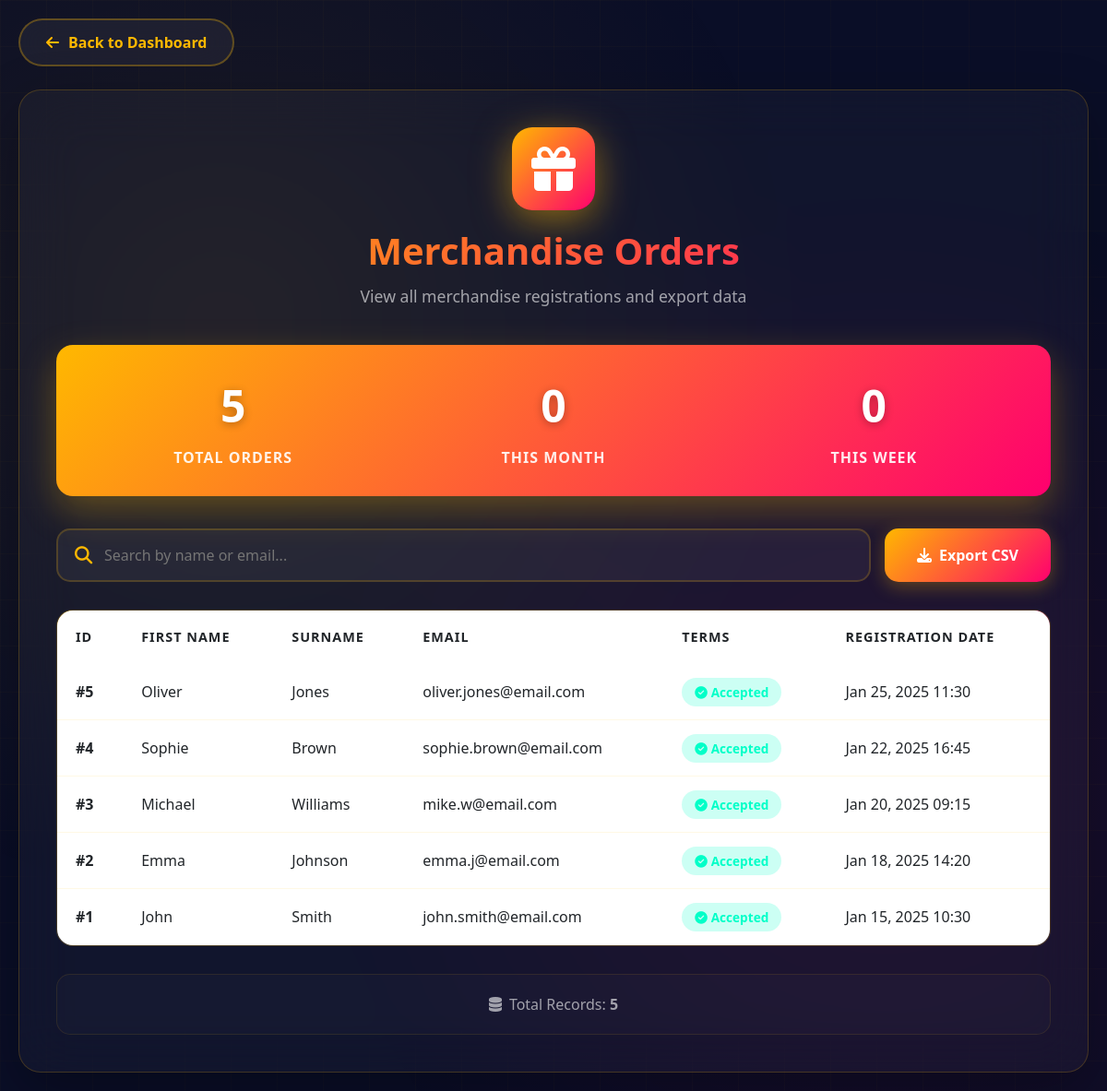
The app's page /view_merchandise.php (signed in) with its own data.
### tables this page shows
CREATE TABLE `merchandise` (
  `id` int(11) NOT NULL AUTO_INCREMENT,
  `firstname` varchar(50) NOT NULL,
  `surname` varchar(50) NOT NULL,
  `email` varchar(100) NOT NULL,
  `phone` varchar(20) DEFAULT NULL,
  `address` text,
  `city` varchar(50) DEFAULT NULL,
  `postal_code` varchar(20) DEFAULT NULL,
  `country` varchar(50) DEFAULT 'UK',
  `terms` tinyint(1) NOT NULL DEFAULT 0,
  `newsletter` tinyint(1) DEFAULT 0,
  `order_status` enum('pending','processing','shipped','delivered','cancelled') DEFAULT 'pending',
  `order_total` decimal(10,2) DEFAULT 0.00,
  `registered_at` timestamp NOT NULL DEFAULT CURRENT_TIMESTAMP,
  `updated_at` timestamp NOT NULL DEFAULT CURRENT_TIMESTAMP ON UPDATE CURRENT_TIMESTAMP,
  PRIMARY KEY (`id`),
  KEY `idx_email` (`email`),
  KEY `idx_status` (`order_status`),
  KEY `idx_registered` (`registered_at`)
);

### view_merchandise.php (the view, shortened to what this page needs)
<!DOCTYPE html>
<html lang="en">
<head>
    <link href="https://cdn.jsdelivr.net/npm/bootstrap@5.3.0/dist/css/bootstrap.min.css" rel="stylesheet">
    <link rel="stylesheet" href="https://cdnjs.cloudflare.com/ajax/libs/font-awesome/6.4.0/css/all.min.css">
</head>
<body>
    <div class="animated-bg"></div>
    <div class="grid-overlay"></div>
    <div class="main-container">
        <a href="admin_menu.php" class="btn-back">
            <i class="fas fa-arrow-left"></i>
            Back to Dashboard
        </a>
        <div class="page-card">
            <div class="page-header">
                <div class="header-icon">
                    <i class="fas fa-gift"></i>
                </div>
                <h1>Merchandise Orders</h1>
                <p>View all merchandise registrations and export data</p>
            </div>
            <?php
            include 'dbconnect.php';
            try {
                $conn = new PDO("mysql:host=$servername;dbname=$database", $username, $password);
                $conn->setAttribute(PDO::ATTR_ERRMODE, PDO::ERRMODE_EXCEPTION);
                $sql = "SELECT COUNT(*) as total FROM merchandise";
                $stmt = $conn->prepare($sql);
                $stmt->execute();
                $count = $stmt->fetch(PDO::FETCH_ASSOC);
                $sql = "SELECT * FROM merchandise ORDER BY registered_at DESC";
                $stmt = $conn->prepare($sql);
                $stmt->execute();
                $results = $stmt->fetchAll(PDO::FETCH_ASSOC);
                $totalRegistrations = $count['total'];
                $thisMonth = 0;
                $thisWeek = 0;
                echo '<div class="stats-row">
                        <div class="row">
                            <div class="col-md-4">
                                <div class="stat-box">
                                    <div class="stat-number">' . $totalRegistrations . '</div>
                                    <div class="stat-label">Total Orders</div>
                                </div>
                            </div>
                            <div class="col-md-4">
                                <div class="stat-box">
                                    <div class="stat-number">' . $thisMonth . '</div>
                                    <div class="stat-label">This Month</div>
                                </div>
                            </div>
                            <div class="col-md-4">
                                <div class="stat-box">
                                    <div class="stat-number">' . $thisWeek . '</div>
                                    <div class="stat-label">This Week</div>
                                </div>
                            </div>
                        </div>
                      </div>';
                if (count($results) > 0) {
                    echo '<div class="action-bar">
                            <div class="search-wrapper">
                                <i class="fas fa-search search-icon"></i>
                                <input type="text" class="search-input" id="searchInput" placeholder="Search by name or email...">
                            </div>
                            <button onclick="exportToCSV()" class="btn-export">
                                <i class="fas fa-download me-2"></i>Export CSV
                            </button>
                          </div>';
                    echo '<div class="table-wrapper">
                            <table class="table" id="merchandiseTable">
                                <thead>
                                    <tr>
                                        <th>ID</th>
                                        <th>First Name</th>
                                        <th>Surname</th>
                                        <th>Email</th>
                                        <th>Terms</th>
                                        <th>Registration Date</th>
                                    </tr>
                                </thead>
                                <tbody>';
                    foreach ($results as $row) {
                        $registered_date = isset($row['registered_at']) ? date('M d, Y H:i', strtotime($row['registered_at'])) : 'N/A';
                        echo '<tr>
                                <td><strong>#' . $row['id'] . '</strong></td>
                                <td>' . htmlspecialchars($row['firstname']) . '</td>
                                <td>' . htmlspecialchars($row['surname']) . '</td>
                                <td>' . htmlspecialchars($row['email']) . '</td>
                                <td><span class="badge-accepted"><i class="fas fa-check-circle me-1"></i>Accepted</span></td>
                                <td>' . $registered_date . '</td>
                              </tr>';
                    }
                    echo '</tbody></table></div>';
                    echo '<div class="table-footer">
                            <p><i class="fas fa-database me-2"></i>Total Records: <strong>' . count($results) . '</strong></p>
                          </div>';
                } else {
                    echo '<div class="no-data">
                            <i class="fas fa-inbox"></i>
                            <h3>No Orders Yet</h3>
                            <p>No merchandise registrations found in the database.</p>
                          </div>';
                }
            }
            catch(PDOException $e) {
                echo '<div class="alert alert-danger">
                        <i class="fas fa-exclamation-triangle me-2"></i>
                        Error: ' . $e->getMessage() . '
                      </div>';
            }
            ?>
        </div>
    </div>
</body>
</html>

### view_merchandise.php (style rules this page uses)
:root { --primary: #00d4ff; --secondary: #7b2ff7; --accent: #ff006e; --success: #00ffc8; --warning: #ffb800; --dark: #0a0e27; --light: #ffffff; --gradient-1: linear-gradient(135deg, #00d4ff 0%, #7b2ff7 100%); --gradient-4: linear-gradient(135deg, #ffb800 0%, #ff006e 100%); }
* { margin: 0; padding: 0; box-sizing: border-box; }
body { font-family: 'Segoe UI', system-ui, -apple-system, sans-serif; background: var(--dark); color: var(--light); min-height: 100vh; position: relative; padding: 20px; }
.animated-bg { position: fixed; top: 0; left: 0; width: 100%; height: 100%; z-index: 0; background: radial-gradient(circle at 20% 30%, rgba(255, 184, 0, 0.08) 0%, transparent 50%), radial-gradient(circle at 80% 70%, rgba(255, 0, 110, 0.08) 0%, transparent 50%); }
.grid-overlay { position: fixed; top: 0; left: 0; width: 100%; height: 100%; background-image: linear-gradient(rgba(255, 184, 0, 0.02) 1px, transparent 1px), linear-gradient(90deg, rgba(255, 184, 0, 0.02) 1px, transparent 1px); background-size: 50px 50px; z-index: 0; pointer-events: none; }
.main-container { position: relative; z-index: 10; max-width: 1400px; margin: 0 auto; }
.btn-back { background: rgba(255, 255, 255, 0.05); backdrop-filter: blur(20px); border: 2px solid rgba(255, 184, 0, 0.3); color: var(--warning); padding: 12px 28px; border-radius: 50px; font-weight: 700; text-decoration: none; display: inline-flex; align-items: center; gap: 10px; transition: all 0.4s; margin-bottom: 25px; }
.page-card { background: rgba(255, 255, 255, 0.03); backdrop-filter: blur(30px); border: 1px solid rgba(255, 184, 0, 0.2); border-radius: 24px; padding: 40px; box-shadow: 0 20px 60px rgba(0, 0, 0, 0.3); animation: slideIn 0.6s ease-out; }
.page-header { text-align: center; margin-bottom: 40px; }
.header-icon { width: 90px; height: 90px; background: var(--gradient-4); border-radius: 22px; display: flex; align-items: center; justify-content: center; margin: 0 auto 20px; animation: icon-bounce 2s ease-in-out infinite; box-shadow: 0 10px 40px rgba(255, 184, 0, 0.5); }
.header-icon i { font-size: 3rem; color: white; }
.page-header h1 { font-size: 2.5rem; font-weight: 900; background: var(--gradient-4); -webkit-background-clip: text; -webkit-text-fill-color: transparent; background-clip: text; margin-bottom: 12px; }
.page-header p { color: rgba(255, 255, 255, 0.6); font-size: 1.1rem; }
.stats-row { background: var(--gradient-4); border-radius: 18px; padding: 30px; margin-bottom: 35px; box-shadow: 0 15px 40px rgba(255, 184, 0, 0.3); }
.stat-box { text-align: center; }
.stat-number { font-size: 3rem; font-weight: 900; color: white; margin-bottom: 8px; text-shadow: 0 2px 10px rgba(0, 0, 0, 0.3); }
.stat-label { font-size: 1rem; color: rgba(255, 255, 255, 0.9); text-transform: uppercase; letter-spacing: 1px; font-weight: 600; }
.action-bar { display: flex; gap: 15px; margin-bottom: 30px; flex-wrap: wrap; }
.search-wrapper { flex: 1; min-width: 250px; position: relative; }
.search-input { width: 100%; padding: 15px 20px 15px 50px; background: rgba(255, 255, 255, 0.05); border: 2px solid rgba(255, 184, 0, 0.2); border-radius: 15px; color: var(--light); font-size: 1rem; transition: all 0.4s; }
.search-icon { position: absolute; left: 20px; top: 50%; transform: translateY(-50%); color: var(--warning); font-size: 1.2rem; }
.btn-export { background: var(--gradient-4); border: none; color: white; padding: 15px 35px; border-radius: 15px; font-weight: 700; cursor: pointer; transition: all 0.4s; box-shadow: 0 5px 20px rgba(255, 184, 0, 0.3); white-space: nowrap; }
.table-wrapper { background: rgba(255, 255, 255, 0.02); border: 1px solid rgba(255, 184, 0, 0.2); border-radius: 18px; overflow: hidden; }
.table { color: var(--light); margin: 0; }
.table thead { background: var(--gradient-4); }
.table thead th { border: none; padding: 18px 20px; font-weight: 700; text-transform: uppercase; letter-spacing: 1px; font-size: 0.9rem; }
.table tbody tr { border-bottom: 1px solid rgba(255, 184, 0, 0.1); transition: all 0.3s; }
.table tbody td { padding: 18px 20px; border: none; vertical-align: middle; }
.badge-accepted { background: rgba(0, 255, 200, 0.2); color: var(--success); padding: 6px 14px; border-radius: 20px; font-weight: 600; font-size: 0.85rem; }
.table-footer { margin-top: 30px; text-align: center; padding: 20px; background: rgba(255, 255, 255, 0.02); border-radius: 15px; border: 1px solid rgba(255, 184, 0, 0.1); }
.table-footer p { color: rgba(255, 255, 255, 0.6); margin: 0; }

### records on screen
merchandise: id "5", firstname "Oliver", surname "Jones", email "oliver.jones@email.com", registered_at "Jan 25, 2025 11:30"
merchandise: id "4", firstname "Sophie", surname "Brown", email "sophie.brown@email.com", registered_at "Jan 22, 2025 16:45"
merchandise: id "3", firstname "Michael", surname "Williams", email "mike.w@email.com", registered_at "Jan 20, 2025 09:15"
merchandise: id "2", firstname "Emma", surname "Johnson", email "emma.j@email.com", registered_at "Jan 18, 2025 14:20"
merchandise: id "1", firstname "John", surname "Smith", email "john.smith@email.com", registered_at "Jan 15, 2025 10:30"

### other values on screen
$totalRegistrations "5"
$thisMonth "0"
$thisWeek "0"
count($results) "5"
